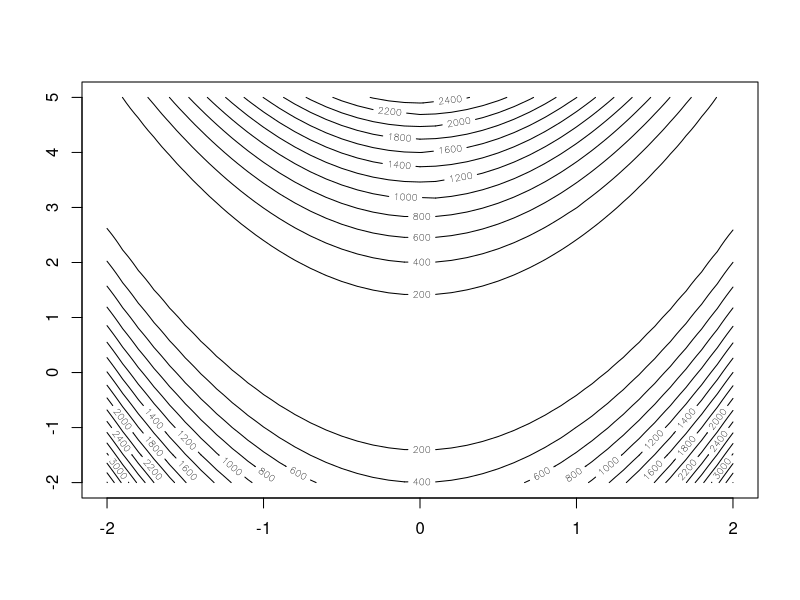

Write the R code that produced this figure.
# Code needed at lines marked ##

gsection <- function(ftn, x.l, x.r, x.m, tol = 1e-9) {
  # applies the golden-section algorithm to maximise ftn
  # we assume that ftn is a function of a single variable
  # and that x.l < x.m < x.r and ftn(x.l), ftn(x.r) <= ftn(x.m)
  #
  # the algorithm iteratively refines x.l, x.r, and x.m and terminates
  # when x.r - x.l <= tol, then returns x.m

  # golden ratio plus one
  gr1 <- 1 + (1 + sqrt(5))/2

  # successively refine x.l, x.r, and x.m
  f.l <- ftn(x.l)
  f.r <- ftn(x.r)
  f.m <- ftn(x.m)
  while ((x.r - x.l) > tol) {
    if ((x.r - x.m) > (x.m - x.l)) {
      y <- x.m + (x.r - x.m)/gr1
      f.y <- ftn(y)
      if (f.y >= f.m) {
        x.l <- x.m
        f.l <- f.m
        x.m <- y
        f.m <- f.y
      } else {
        x.r <- y
        f.r <- f.y
      }
    } else {
      y <- x.m - (x.m - x.l)/gr1
      f.y <- ftn(y)
      if (f.y >= f.m) {
        x.r <- x.m
        f.r <- f.m
        x.m <- y
        f.m <- f.y
      } else {
        x.l <- y
        f.l <- f.y
      }
    }
  }
  return(x.m)
}

line.search <- function(f, x, y, tol = 1e-9, a.max = 2^5) {
    # f is a real function that takes a vector of length d
    # x and y are vectors of length d
    # line.search uses gsection to find a >= 0 such that
    #   g(a) = f(x + a*y) has a local maximum at a,
    #   within a tolerance of tol
    # if no local max is found then we use 0 or a.max for a
    # the value returned is x + a*y

    if (sum(abs(y)) == 0) return(x) # g(a) constant

    g <- function(a) return(f(x + a*y))

    # find a triple a.l < a.m < a.r such that
    # g(a.l) <= g(a.m) and g(a.m) >= g(a.r)
    # a.l
    a.l <- 0
    g.l <- g(a.l)
    # a.m
    a.m <- 1
    g.m <- g(a.m)
    while ((g.m < g.l) & (a.m > tol)) {
        a.m <- a.m/2
        g.m <- g(a.m)
    }
    # if a suitable a.m was not found then use 0 for a
    if ((a.m <= tol) & (g.m < g.l)) return(x)
    # a.r
    a.r <- 2*a.m
    g.r <- g(a.r)
    while ((g.m < g.r) & (a.r < a.max)) {
        a.m <- a.r
        g.m <- g.r
        a.r <- 2*a.m
        g.r <- g(a.r)
    }
    # if a suitable a.r was not found then use a.max for a
    if ((a.r >= a.max) & (g.m < g.r)) return(x + a.max*y)

    # apply golden-section algorithm to g to find a
    a <- gsection(g, a.l, a.r, a.m)
    return(x + a*y)
}

g <- function(x) -(1 - x[1])^2 - 100*(x[2] - x[1]^2)^2
gradg <- function(x) c(2*(1 - x[1]) + 400*(x[2] - x[1]^2)*x[1], -200*(x[2] - x[1]^2))

ascent <- function(f, grad.f, x0, tol = 1e-9, n.max = 100) {
    # steepest ascent algorithm
    # find a local max of f starting at x0
    # function grad.f is the gradient of f

    x <- x0
    ## plot starting point x0
    x.old <- x
    x <- line.search(f, x, grad.f(x))
    n <- 1
    while ((f(x) - f(x.old) > tol) & (n < n.max)) {
        ## plot line from x.old to x
        x.old <- x
        x <- line.search(f, x, grad.f(x))
        n <- n + 1
    }
    return(x)
}

Rosenbrock <- function(x) {
  g <- (1 - x[1])^2 + 100*(x[2] - x[1]^2)^2
  g1 <- -2*(1 - x[1]) - 400*(x[2] - x[1]^2)*x[1]
  g2 <- 200*(x[2] - x[1]^2)
  g11 <- 2 - 400*x[2] + 1200*x[1]^2
  g12 <- -400*x[1]
  g22 <- 200
  return(list(g, c(g1, g2), matrix(c(g11, g12, g12, g22), 2, 2)))
}

newton <- function(f3, x0, tol = 1e-9, n.max = 100) {
    # Newton's method for optimisation, starting at x0
    # f3 is a function that given x returns the list
    # {f(x), grad f(x), Hessian f(x)}, for some f

    x <- x0
    f3.x <- f3(x)
    n <- 0
    ## plot starting point x0
    while ((max(abs(f3.x[[2]])) > tol) & (n < n.max)) {
        x.old <- x
        x <- x - solve(f3.x[[3]], f3.x[[2]])
        f3.x <- f3(x)
        n <- n + 1
        ## plot line from x.old to x
    }
    if (n == n.max) {
        cat('newton failed to converge\n')
    } else {
        return(x)
    }
}

x <- seq(-2, 2, .1)
y <- seq(-2, 5, .1)
z <- matrix(nrow = length(x), ncol = length(y))
for (i in 1:length(x)) {
  for (j in 1:length(y)) {
    z[i, j] <- Rosenbrock(c(x[i], y[j]))[[1]]
  }
}
contour(x, y, z, nlevels = 20)
ascent(g, gradg, c(0, 3), n.max=10000)
newton(Rosenbrock, c(0, 3))

